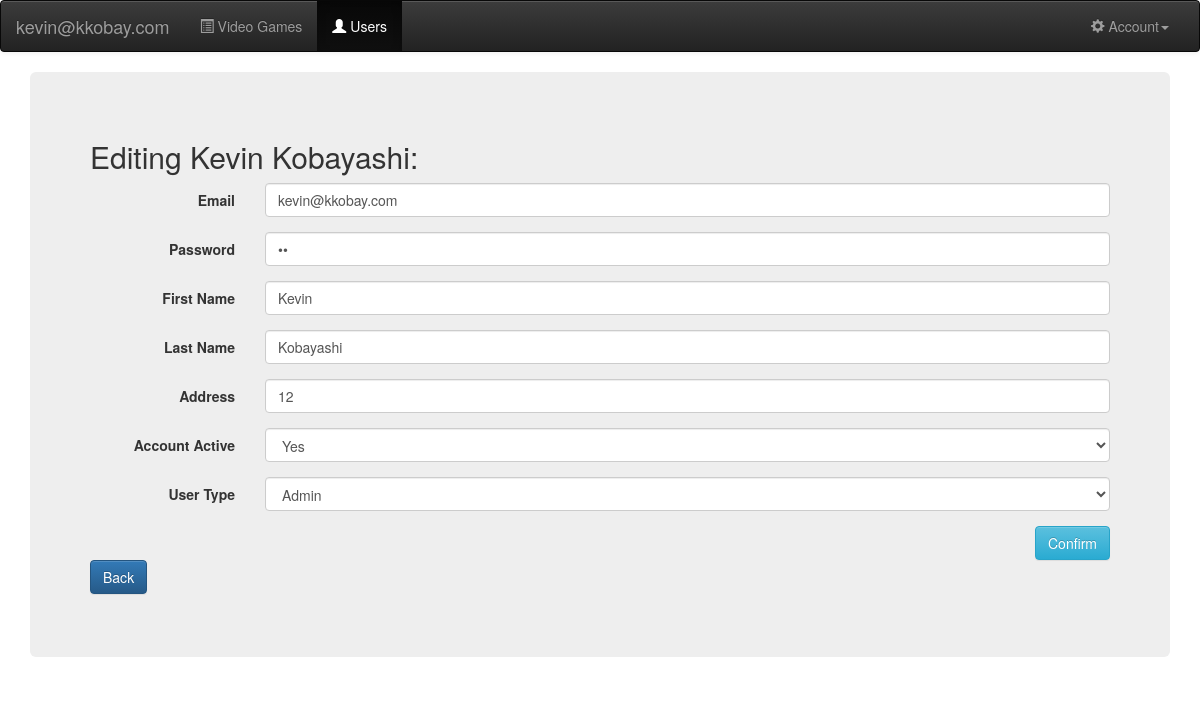
/php/editUsers.php (signed in), run on an earlier commit of the app's database.
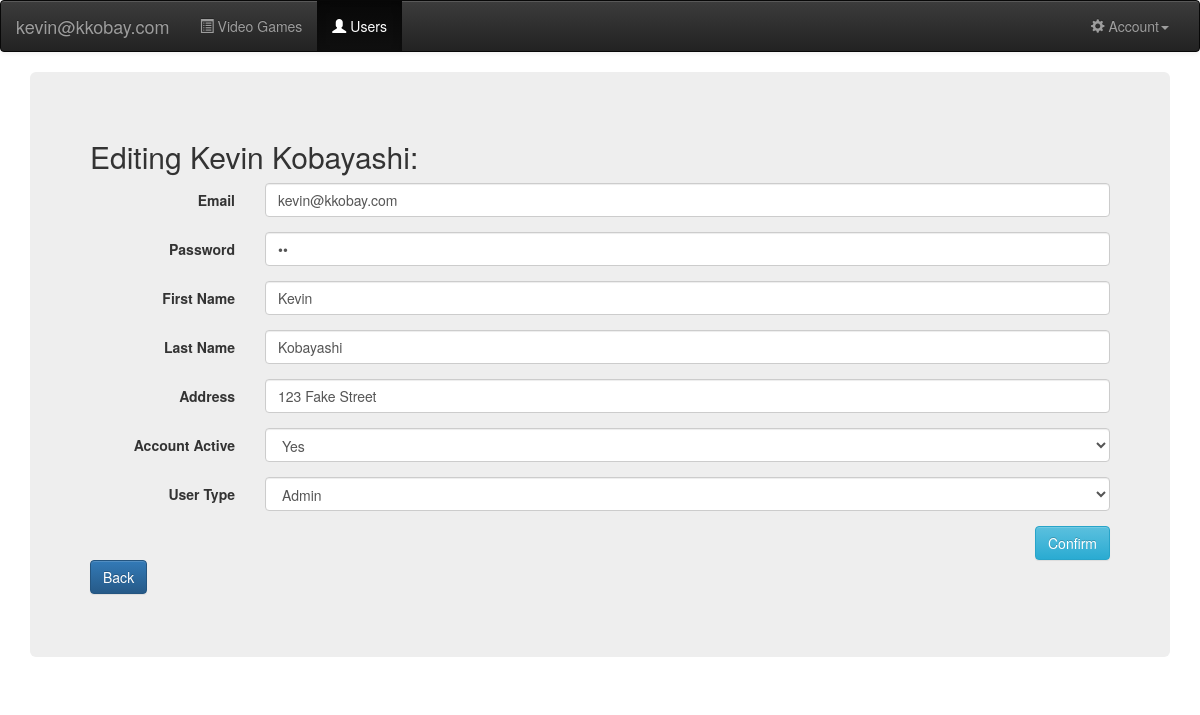
And on a later commit of the database.
### tables this page shows
CREATE TABLE CUSTOMERS (
  `cID` int(11) NOT NULL AUTO_INCREMENT,
  `cEmail` varchar(30) NOT NULL DEFAULT '',
  `cPassword` varchar(15) NOT NULL DEFAULT '',
  `cAddress` varchar(40) NOT NULL DEFAULT '',
  `cfName` varchar(15) NOT NULL DEFAULT '',
  `clName` varchar(20) NOT NULL DEFAULT '',
  `cUserType` tinyint(1) NOT NULL,
  `cActive` tinyint(1) DEFAULT '1',
  PRIMARY KEY (`cID`),
  UNIQUE KEY `cEmail` (`cEmail`)
);

### public/php/editUsers.php (the view, shortened to what the changed rows need)
<?php
  include "databaseConnect.php";
  if (isset($_SESSION["ID"])){
    $cID = $_SESSION["ID"];
  }
$row = mysqli_fetch_array ( mysqli_query($con,"SELECT * FROM `CUSTOMERS` WHERE `cID` = '$cID' "));
?>
<!DOCTYPE html>
<html lang="en"><head><meta http-equiv="Content-Type" content="text/html; charset=UTF-8">
<link rel="stylesheet" type="text/css" href="../css/bootstrap.css">
<link rel="stylesheet" type="text/css" href="../css/bootstrap-theme.css">
 </head>
    <body>
      <div class="container">
        <div class="jumbotron">
      <h2>Editing <?echo $row['cfName'] ." ". $row['clName'] .":"; ?></h2>
                        <form class="form-horizontal" method='post' action=''>
                          <div class="form-group">
                            <div class="col-sm-10">
                            <input class="form-control" type="email" required name="email" value='<?= stripslashes($row['cEmail']) ?>'>
                          </div>
                        </div>
                        <div class="form-group">
                          <div class="col-sm-10">
                          <input class="form-control" type="password" required name="password" value='<?= stripslashes($row['cPassword']) ?>'>
                        </div>
                      </div>
                      <div class="form-group">
                        <div class="col-sm-10">
                        <input class="form-control" type="text" name="firstName" value='<?= stripslashes($row['cfName']) ?>'>
                      </div>
                    </div>
                    <div class="form-group">
                      <div class="col-sm-10">
                      <input class="form-control" type="text" name="lastName" value='<?= stripslashes($row['clName']) ?>'>
                    </div>
                  </div>
                <div class="form-group">
                  <div class="col-sm-10">
                  <input class="form-control" type="text" name="address" value='<?= stripslashes($row['cAddress']) ?>'>
                </div>
              </div>
              <div class="form-group">
                <div class="col-sm-10">
                  <select class="form-control" id='userActive' required name='userActive'>
                          <option value="1"  <?php if($row['cActive']=="1") echo "selected";?>>Yes</option>
                  </select>
                </div>
              </div>
              <div class="form-group">
                <div class="col-sm-10">
              <select class="form-control" id='UserType' required name='UserType'>
                      <option value="1"  <?php if($row['cUserType']=="1") echo "selected";?>>Admin</option>
              </select>
                </div>
              </div>
                        <div class="form-group">
                          </div>
                        </form>
                      </div>
                    </div>
      </body>
    </html>

What changed in the data, as far as the page shows it:
changed customers "Kevin": address "12" → "123 Fake Street"
